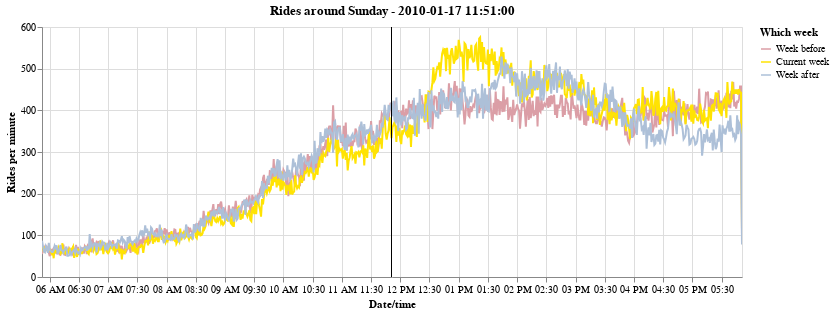
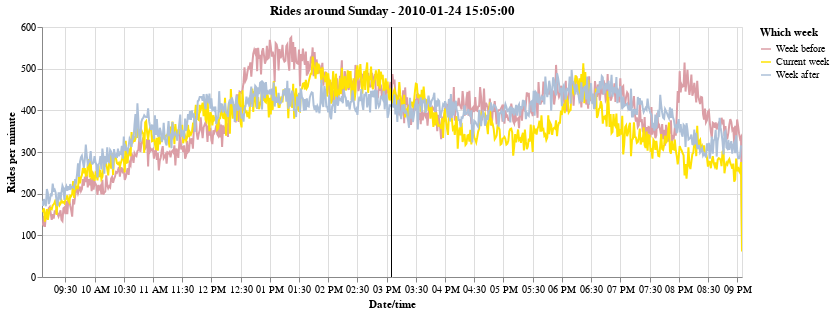
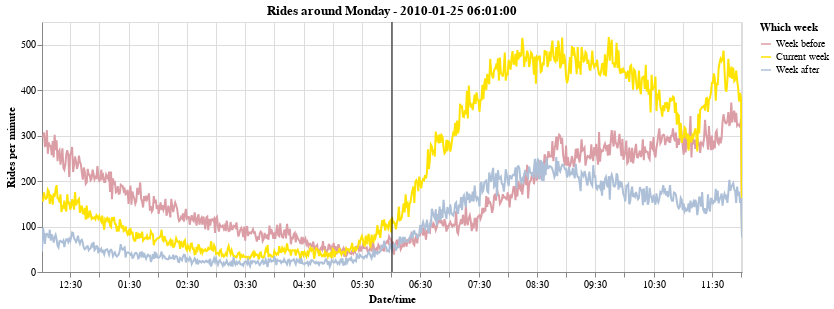
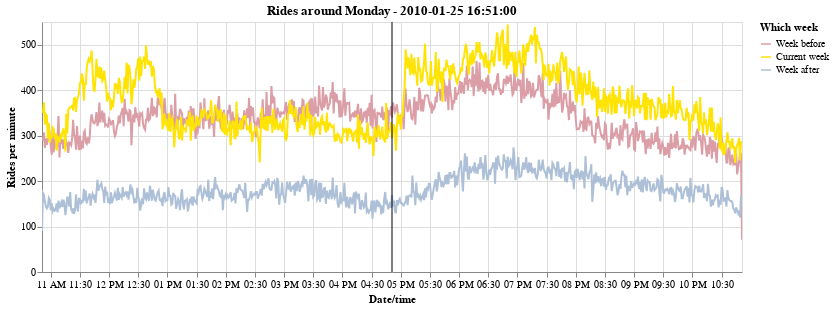

The notebook cell these images were saved under, in order:
### Code cell
for b in df_3wfl['b_ts'].unique()[0:5]:
    
    # https://stackoverflow.com/questions/13703720/converting-between-datetime-timestamp-and-datetime64
    b = pd.Timestamp(b)
    
    df_single = df_3wfl[df_3wfl['b_ts'] == b]    

    #display(df_single)

    #line = alt.Chart(pd.DataFrame({'x': [359.5]})).mark_rule().encode(x=alt.X('x:Q', title='') )
    line = alt.Chart(pd.DataFrame({'x': [str(b)]})).mark_rule().encode(x=alt.X('x:T', title='') )
    #line = alt.Chart(pd.DataFrame({'x': [b]})).mark_rule().encode(x=alt.X('x:T', title='') )

    # https://altair-viz.github.io/user_guide/times_and_dates.html
    rides = alt.Chart(df_single, title="Rides around " + str(b.strftime('%A')) + ' - ' + str(b)).mark_line().encode(
        #x=alt.X('hoursminutes(pickup_datetime_1min):Q', title='Date/time', 
        #x=alt.X('utchoursminutes(pickup_datetime_1min_str):T', title='Date/time', 
        x=alt.X('pickup_datetime_same_time:T', title='Date/time', 
                axis=alt.Axis(
                            tickCount=18,
#                             grid=False,
#                             labelExpr="datum.value % 1 ? null : datum.label"
                        )
               ), 
        #x=alt.X('sequence:Q', axis=None, title='Date/time' ),     
        y=alt.Y('rides_per_minute:Q', title='Rides per minute'),
        color=alt.Color('which_week:N', title='Which week', scale=alt.Scale(
                                                domain=['Week before', 'Current week', 'Week after'],
                                                range=['#DB9EA6 ', '#FFE303', '#adc0d8']))
    ).properties(
    width=700,
        height=250
    ).interactive()
    

    (rides+line).display()

### Figure 1 — Vega-Lite specification as saved in the notebook (floating-point values rounded to 4 significant figures; data arrays with more than 128 entries replaced by an {"elided": "..."} marker saying what was removed)
{"config": {"view": {"continuousWidth": 400, "continuousHeight": 300}}, "layer": [{"data": {"name": "data-a326dbc40b87920e69002d18510a183f"}, "mark": "line", "encoding": {"color": {"type": "nominal", "field": "which_week", "scale": {"domain": ["Week before", "Current week", "Week after"], "range": ["#DB9EA6 ", "#FFE303", "#adc0d8"]}, "title": "Which week"}, "x": {"type": "temporal", "axis": {"tickCount": 18}, "field": "pickup_datetime_same_time", "title": "Date/time"}, "y": {"type": "quantitative", "field": "rides_per_minute", "title": "Rides per minute"}}, "height": 250, "selection": {"selector381": {"type": "interval", "bind": "scales", "encodings": ["x", "y"]}}, "title": "Rides around Sunday - 2010-01-17 11:51:00", "width": 700}, {"data": {"name": "data-6d9763e8f3a4b02bc32f907f7c3584cd"}, "mark": "rule", "encoding": {"x": {"type": "temporal", "field": "x", "title": ""}}}], "$schema": "https://vega.github.io/schema/vega-lite/v4.8.1.json", "datasets": {"data-a326dbc40b87920e69002d18510a183f": {"elided": "2157 records"}, "data-6d9763e8f3a4b02bc32f907f7c3584cd": [{"x": "2010-01-17 11:51:00"}]}}

### Figure 2 — Vega-Lite specification as saved in the notebook (floating-point values rounded to 4 significant figures; data arrays with more than 128 entries replaced by an {"elided": "..."} marker saying what was removed)
{"config": {"view": {"continuousWidth": 400, "continuousHeight": 300}}, "layer": [{"data": {"name": "data-9af5d4c303fd072172fc6676935ed28e"}, "mark": "line", "encoding": {"color": {"type": "nominal", "field": "which_week", "scale": {"domain": ["Week before", "Current week", "Week after"], "range": ["#DB9EA6 ", "#FFE303", "#adc0d8"]}, "title": "Which week"}, "x": {"type": "temporal", "axis": {"tickCount": 18}, "field": "pickup_datetime_same_time", "title": "Date/time"}, "y": {"type": "quantitative", "field": "rides_per_minute", "title": "Rides per minute"}}, "height": 250, "selection": {"selector382": {"type": "interval", "bind": "scales", "encodings": ["x", "y"]}}, "title": "Rides around Sunday - 2010-01-24 15:05:00", "width": 700}, {"data": {"name": "data-263d912c18ee50d0d30dae10eca026c3"}, "mark": "rule", "encoding": {"x": {"type": "temporal", "field": "x", "title": ""}}}], "$schema": "https://vega.github.io/schema/vega-lite/v4.8.1.json", "datasets": {"data-9af5d4c303fd072172fc6676935ed28e": {"elided": "2157 records"}, "data-263d912c18ee50d0d30dae10eca026c3": [{"x": "2010-01-24 15:05:00"}]}}

### Figure 3 — Vega-Lite specification as saved in the notebook (floating-point values rounded to 4 significant figures; data arrays with more than 128 entries replaced by an {"elided": "..."} marker saying what was removed)
{"config": {"view": {"continuousWidth": 400, "continuousHeight": 300}}, "layer": [{"data": {"name": "data-6f0d71edbadf40d10345601bae709e95"}, "mark": "line", "encoding": {"color": {"type": "nominal", "field": "which_week", "scale": {"domain": ["Week before", "Current week", "Week after"], "range": ["#DB9EA6 ", "#FFE303", "#adc0d8"]}, "title": "Which week"}, "x": {"type": "temporal", "axis": {"tickCount": 18}, "field": "pickup_datetime_same_time", "title": "Date/time"}, "y": {"type": "quantitative", "field": "rides_per_minute", "title": "Rides per minute"}}, "height": 250, "selection": {"selector383": {"type": "interval", "bind": "scales", "encodings": ["x", "y"]}}, "title": "Rides around Monday - 2010-01-25 06:01:00", "width": 700}, {"data": {"name": "data-e38f982ef91aa76350c980215a88ad53"}, "mark": "rule", "encoding": {"x": {"type": "temporal", "field": "x", "title": ""}}}], "$schema": "https://vega.github.io/schema/vega-lite/v4.8.1.json", "datasets": {"data-6f0d71edbadf40d10345601bae709e95": {"elided": "2157 records"}, "data-e38f982ef91aa76350c980215a88ad53": [{"x": "2010-01-25 06:01:00"}]}}

### Figure 4 — Vega-Lite specification as saved in the notebook (floating-point values rounded to 4 significant figures; data arrays with more than 128 entries replaced by an {"elided": "..."} marker saying what was removed)
{"config": {"view": {"continuousWidth": 400, "continuousHeight": 300}}, "layer": [{"data": {"name": "data-563b7ad7a5ac8b18a11a3f69bdfcfd49"}, "mark": "line", "encoding": {"color": {"type": "nominal", "field": "which_week", "scale": {"domain": ["Week before", "Current week", "Week after"], "range": ["#DB9EA6 ", "#FFE303", "#adc0d8"]}, "title": "Which week"}, "x": {"type": "temporal", "axis": {"tickCount": 18}, "field": "pickup_datetime_same_time", "title": "Date/time"}, "y": {"type": "quantitative", "field": "rides_per_minute", "title": "Rides per minute"}}, "height": 250, "selection": {"selector384": {"type": "interval", "bind": "scales", "encodings": ["x", "y"]}}, "title": "Rides around Monday - 2010-01-25 16:51:00", "width": 700}, {"data": {"name": "data-5a7011b9e966a3fb44f6271699e79875"}, "mark": "rule", "encoding": {"x": {"type": "temporal", "field": "x", "title": ""}}}], "$schema": "https://vega.github.io/schema/vega-lite/v4.8.1.json", "datasets": {"data-563b7ad7a5ac8b18a11a3f69bdfcfd49": {"elided": "2157 records"}, "data-5a7011b9e966a3fb44f6271699e79875": [{"x": "2010-01-25 16:51:00"}]}}
